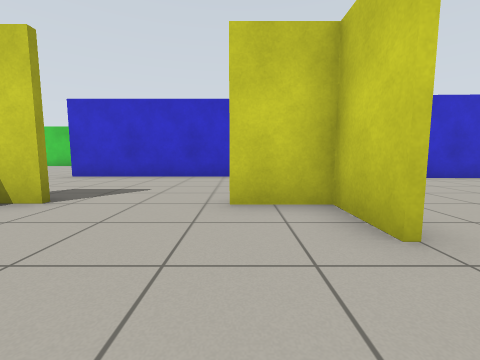
[1] (above)

16 first-person views from a walk through a robot-simulator world made for Gazebo. The camera is 0.72 m above the floor, tilts 6° down and sees 90° across. The floor is counted in squares, 1 m on a side. Each view is taken from the middle of a square. On the plan, view 1 faces up. The plan holds only what a view shows up to about 9 squares ahead; the rest is blank.

[2]
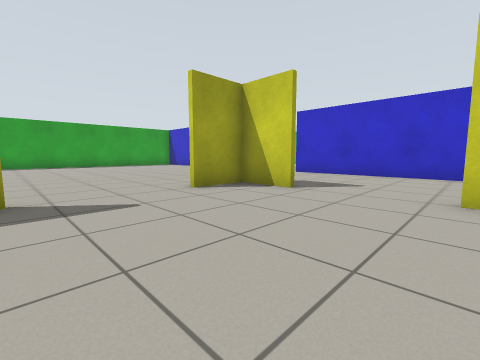

[3]
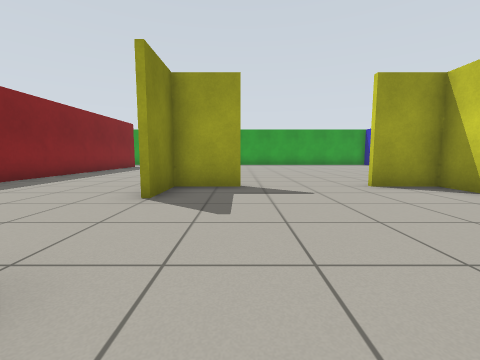

[4]
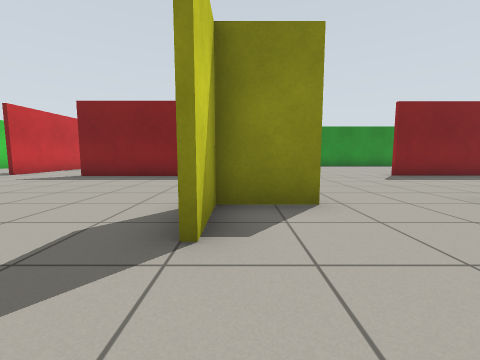

[5]
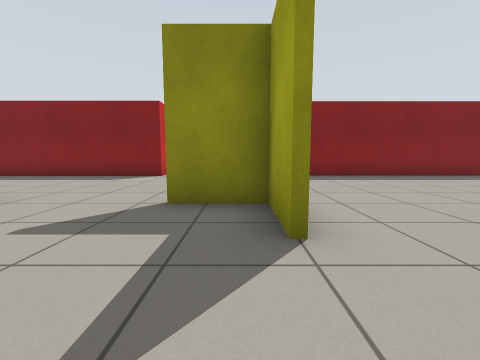

[6]
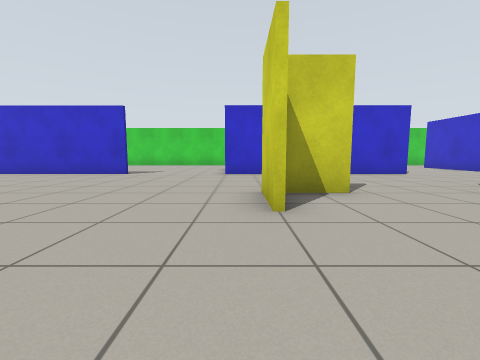

[7]
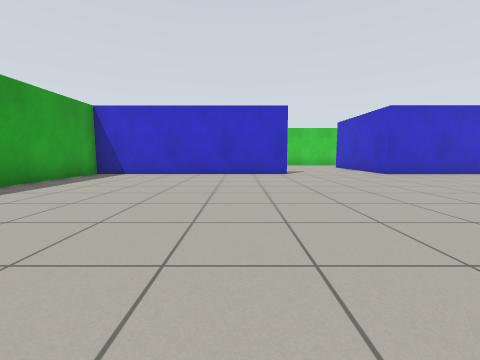

[8]
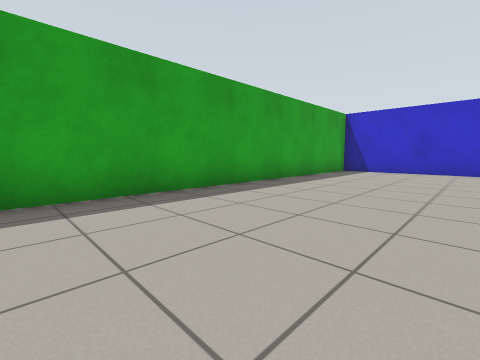

[9]
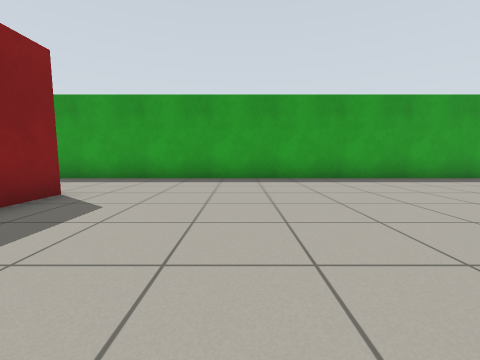

[10]
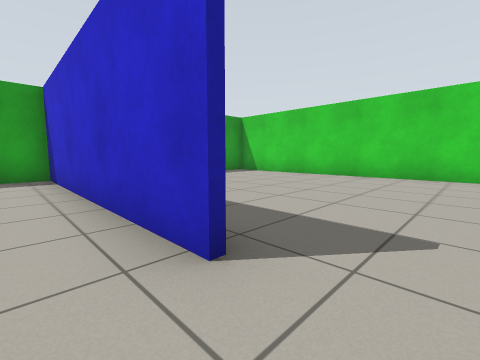

[11]
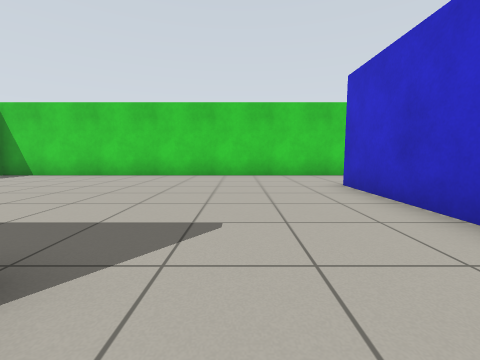

[12]
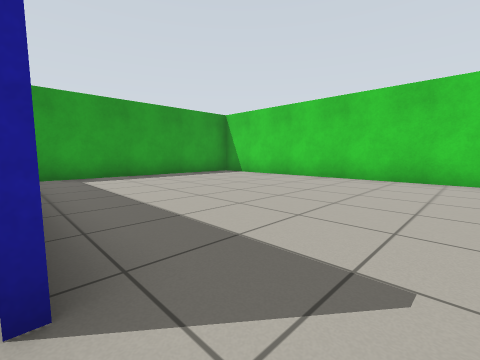

[13]
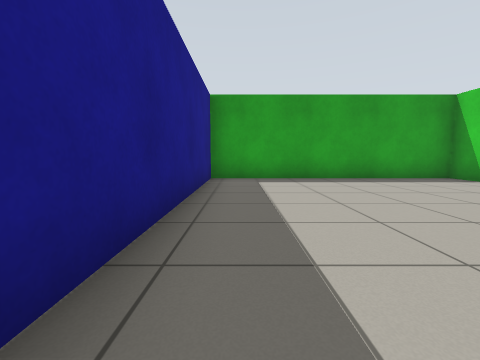

[14]
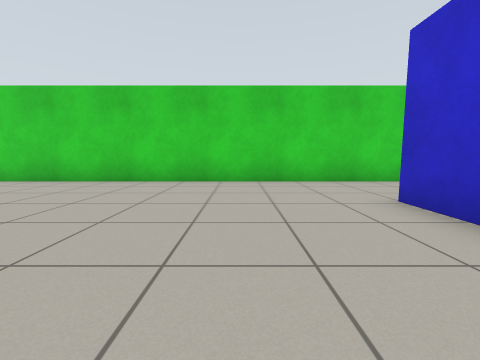

[15]
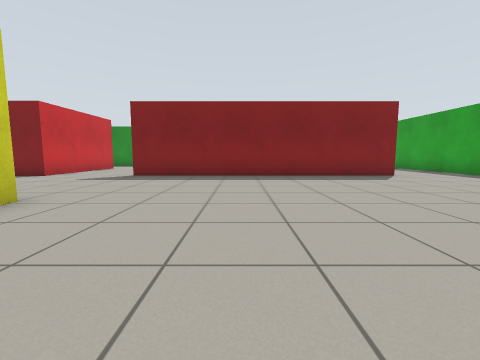

[16]
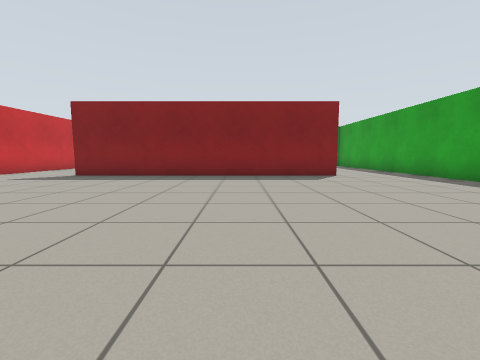

### Floor plan
Ten units are one square. View 1 is at (0, 0); x grows to the right and y downward. Boxes are objects, and circles mark ways between rooms. Rooms are numbered by the first view taken in them; rooms with no view inside come last. Other rooms are left out.
<svg viewBox="-169 -159 194 244">
<path fill="none" stroke="#000" d="M14 -19 14 -35 -3 -35M-29 -35 -44 -35 -44 -20M-2 25 14 25 14 9M-44 9 -44 25 -29 25M-91 -79 -164 -79M-46 -19 -46 -38M-55 -79 -55 -128M-164 -81 -97 -81M-134 73 -55 73M-66 -154 -163 -154 -163 76"/>
<circle cx="-40" cy="-5" r="3" fill="#2a7"/>
<text x="-10" y="-10">1</text>
<text x="-110" y="-40">2</text>
</svg>
Room 1 opens to room 2.

Where each view was taken, in squares from view 1:
view 1: 0 up, 0 right, facing up
view 2: 1 down, 0 right, facing up-left
view 3: 1 down, 1 right, facing left
view 4: 1 up, 1 right, facing down
view 5: 1 up, 4 left, facing down
view 6: 1 down, 5 left, facing up
view 7: 1 down, 11 left, facing up
view 8: 3 down, 12 left, facing up-left
view 9: 4 down, 9 left, facing left
view 10: 7 up, 8 left, facing up-left
view 11: 7 up, 8 left, facing up
view 12: 8 up, 8 left, facing up-left
view 13: 9 up, 9 left, facing left
view 14: 9 up, 8 left, facing up
view 15: 1 up, 8 left, facing down
view 16: 1 up, 10 left, facing down
